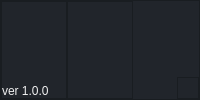
        <widget class="QFrame" name="footer">
         <property name="styleSheet">
          <string notr="true">background-color: rgb(33, 37, 43);
/*background-color: rgb(0, 122, 204);*/</string>
         </property>
         <property name="frameShape">
          <enum>QFrame::StyledPanel</enum>
         </property>
         <property name="frameShadow">
          <enum>QFrame::Raised</enum>
         </property>
         <property name="lineWidth">
          <number>0</number>
         </property>
         <layout class="QHBoxLayout" name="horizontalLayout_3">
          <property name="spacing">
           <number>0</number>
          </property>
          <property name="leftMargin">
           <number>0</number>
          </property>
          <property name="topMargin">
           <number>0</number>
          </property>
          <property name="rightMargin">
           <number>0</number>
          </property>
          <property name="bottomMargin">
           <number>0</number>
          </property>
          <item>
           <widget class="QFrame" name="foot_left">
            <property name="frameShape">
             <enum>QFrame::StyledPanel</enum>
            </property>
            <property name="frameShadow">
             <enum>QFrame::Raised</enum>
            </property>
            <property name="lineWidth">
             <number>0</number>
            </property>
            <layout class="QVBoxLayout" name="verticalLayout_2">
             <property name="spacing">
              <number>0</number>
             </property>
             <property name="leftMargin">
              <number>0</number>
             </property>
             <property name="topMargin">
              <number>0</number>
             </property>
             <property name="rightMargin">
              <number>0</number>
             </property>
             <property name="bottomMargin">
              <number>0</number>
             </property>
             <item alignment="Qt::AlignBottom">
              <widget class="QLabel" name="status_label">
               <property name="palette">
                <palette>
                 <active>
                  <colorrole role="WindowText">
                   <brush brushstyle="SolidPattern">
                    <color alpha="255">
                     <red>240</red>
                     <green>240</green>
                     <blue>240</blue>
                    </color>
                   </brush>
                  </colorrole>
                  <colorrole role="Button">
                   <brush brushstyle="SolidPattern">
                    <color alpha="255">
                     <red>33</red>
                     <green>37</green>
                     <blue>43</blue>
                    </color>
                   </brush>
                  </colorrole>
                  <colorrole role="Text">
                   <brush brushstyle="SolidPattern">
                    <color alpha="255">
                     <red>240</red>
                     <green>240</green>
                     <blue>240</blue>
                    </color>
                   </brush>
                  </colorrole>
                  <colorrole role="ButtonText">
                   <brush brushstyle="SolidPattern">
                    <color alpha="255">
                     <red>240</red>
                     <green>240</green>
                     <blue>240</blue>
                    </color>
                   </brush>
                  </colorrole>
                  <colorrole role="Base">
                   <brush brushstyle="SolidPattern">
                    <color alpha="255">
                     <red>33</red>
                     <green>37</green>
                     <blue>43</blue>
                    </color>
                   </brush>
                  </colorrole>
                  <colorrole role="Window">
                   <brush brushstyle="SolidPattern">
                    <color alpha="255">
                     <red>33</red>
                     <green>37</green>
                     <blue>43</blue>
                    </color>
                   </brush>
                  </colorrole>
                  <colorrole role="PlaceholderText">
                   <brush brushstyle="SolidPattern">
                    <color alpha="128">
                     <red>98</red>
                     <green>103</green>
                     <blue>111</blue>
                    </color>
                   </brush>
                  </colorrole>
                 </active>
                 <inactive>
                  <colorrole role="WindowText">
                   <brush brushstyle="SolidPattern">
                    <color alpha="255">
                     <red>240</red>
                     <green>240</green>
                     <blue>240</blue>
                    </color>
                   </brush>
                  </colorrole>
                  <colorrole role="Button">
                   <brush brushstyle="SolidPattern">
                    <color alpha="255">
                     <red>33</red>
                     <green>37</green>
                     <blue>43</blue>
                    </color>
                   </brush>
                  </colorrole>
                  <colorrole role="Text">
                   <brush brushstyle="SolidPattern">
                    <color alpha="255">
                     <red>240</red>
                     <green>240</green>
                     <blue>240</blue>
                    </color>
                   </brush>
                  </colorrole>
                  <colorrole role="ButtonText">
                   <brush brushstyle="SolidPattern">
                    <color alpha="255">
                     <red>240</red>
                     <green>240</green>
                     <blue>240</blue>
                    </color>
                   </brush>
                  </colorrole>
                  <colorrole role="Base">
                   <brush brushstyle="SolidPattern">
                    <color alpha="255">
                     <red>33</red>
                     <green>37</green>
                     <blue>43</blue>
                    </color>
                   </brush>
                  </colorrole>
                  <colorrole role="Window">
                   <brush brushstyle="SolidPattern">
                    <color alpha="255">
                     <red>33</red>
                     <green>37</green>
                     <blue>43</blue>
                    </color>
                   </brush>
                  </colorrole>
                  <colorrole role="PlaceholderText">
                   <brush brushstyle="SolidPattern">
                    <color alpha="128">
                     <red>98</red>
                     <green>103</green>
                     <blue>111</blue>
                    </color>
                   </brush>
                  </colorrole>
                 </inactive>
                 <disabled>
                  <colorrole role="WindowText">
                   <brush brushstyle="SolidPattern">
                    <color alpha="255">
                     <red>240</red>
                     <green>240</green>
                     <blue>240</blue>
                    </color>
                   </brush>
                  </colorrole>
                  <colorrole role="Button">
                   <brush brushstyle="SolidPattern">
                    <color alpha="255">
                     <red>33</red>
                     <green>37</green>
                     <blue>43</blue>
                    </color>
                   </brush>
                  </colorrole>
                  <colorrole role="Text">
                   <brush brushstyle="SolidPattern">
                    <color alpha="255">
                     <red>240</red>
                     <green>240</green>
                     <blue>240</blue>
                    </color>
                   </brush>
                  </colorrole>
                  <colorrole role="ButtonText">
                   <brush brushstyle="SolidPattern">
                    <color alpha="255">
                     <red>240</red>
                     <green>240</green>
                     <blue>240</blue>
                    </color>
                   </brush>
                  </colorrole>
                  <colorrole role="Base">
                   <brush brushstyle="SolidPattern">
                    <color alpha="255">
                     <red>33</red>
                     <green>37</green>
                     <blue>43</blue>
                    </color>
                   </brush>
                  </colorrole>
                  <colorrole role="Window">
                   <brush brushstyle="SolidPattern">
                    <color alpha="255">
                     <red>33</red>
                     <green>37</green>
                     <blue>43</blue>
                    </color>
                   </brush>
                  </colorrole>
                  <colorrole role="PlaceholderText">
                   <brush brushstyle="SolidPattern">
                    <color alpha="128">
                     <red>98</red>
                     <green>103</green>
                     <blue>111</blue>
                    </color>
                   </brush>
                  </colorrole>
                 </disabled>
                </palette>
               </property>
               <property name="font">
                <font>
                 <family>Segoe UI</family>
                </font>
               </property>
               <property name="styleSheet">
                <string notr="true">color: rgb(240,240,240);</string>
               </property>
               <property name="lineWidth">
                <number>0</number>
               </property>
               <property name="text">
                <string>ver 1.0.0</string>
               </property>
              </widget>
             </item>
            </layout>
           </widget>
          </item>
          <item>
           <widget class="QFrame" name="foot_center">
            <property name="frameShape">
             <enum>QFrame::StyledPanel</enum>
            </property>
            <property name="frameShadow">
             <enum>QFrame::Raised</enum>
            </property>
            <property name="lineWidth">
             <number>0</number>
            </property>
            <layout class="QVBoxLayout" name="verticalLayout_3">
             <property name="spacing">
              <number>0</number>
             </property>
             <property name="leftMargin">
              <number>0</number>
             </property>
             <property name="topMargin">
              <number>0</number>
             </property>
             <property name="rightMargin">
              <number>0</number>
             </property>
             <property name="bottomMargin">
              <number>0</number>
             </property>
             <item alignment="Qt::AlignBottom">
              <widget class="QPushButton" name="pushButton_7">
               <property name="styleSheet">
                <string notr="true">QPushButton {	
	border: none;
	background-color: transparent;
}
QPushButton:hover {
	background-color: transparent;
}
QPushButton:pressed {	
	background-color: transparent;
}</string>
               </property>
               <property name="text">
                <string/>
               </property>
               <property name="icon">
                <iconset>
                 <normaloff>:/icon16/icons/16x16/cil-mood-very-good.png</normaloff>:/icon16/icons/16x16/cil-mood-very-good.png</iconset>
               </property>
              </widget>
             </item>
            </layout>
           </widget>
          </item>
          <item alignment="Qt::AlignRight|Qt::AlignBottom">
           <widget class="QFrame" name="frame_size_grip">
            <property name="sizePolicy">
             <sizepolicy hsizetype="Preferred" vsizetype="Minimum">
              <horstretch>0</horstretch>
              <verstretch>0</verstretch>
             </sizepolicy>
            </property>
            <property name="minimumSize">
             <size>
              <width>20</width>
              <height>20</height>
             </size>
            </property>
            <property name="maximumSize">
             <size>
              <width>24</width>
              <height>24</height>
             </size>
            </property>
            <property name="frameShape">
             <enum>QFrame::StyledPanel</enum>
            </property>
            <property name="frameShadow">
             <enum>QFrame::Raised</enum>
            </property>
            <property name="lineWidth">
             <number>0</number>
            </property>
            <layout class="QVBoxLayout" name="verticalLayout_6">
             <property name="spacing">
              <number>0</number>
             </property>
             <property name="leftMargin">
              <number>0</number>
             </property>
             <property name="topMargin">
              <number>0</number>
             </property>
             <property name="rightMargin">
              <number>0</number>
             </property>
             <property name="bottomMargin">
              <number>0</number>
             </property>
             <item alignment="Qt::AlignRight|Qt::AlignBottom">
              <widget class="QPushButton" name="size_grip">
               <property name="minimumSize">
                <size>
                 <width>20</width>
                 <height>20</height>
                </size>
               </property>
               <property name="maximumSize">
                <size>
                 <width>20</width>
                 <height>20</height>
                </size>
               </property>
               <property name="styleSheet">
                <string notr="true">QPushButton {	
	border: none;
	background-color: transparent;
}</string>
               </property>
               <property name="text">
                <string/>
               </property>
               <property name="icon">
                <iconset>
                 <normaloff>:/icon16/icons/16x16/cil-size-grip.png</normaloff>:/icon16/icons/16x16/cil-size-grip.png</iconset>
               </property>
              </widget>
             </item>
            </layout>
           </widget>
          </item>
         </layout>
        </widget>
